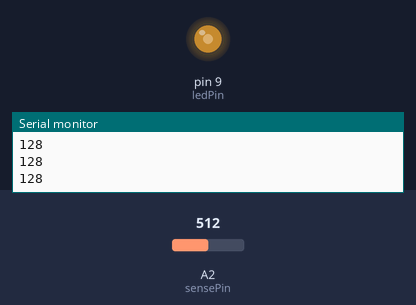
This sketch was run on a simulated Arduino Uno, built with avr-gcc and run on an emulated ATmega328P. On the bench: output pins drawn as LEDs (lit = HIGH), the last lines printed to the serial monitor. The inputs (shaded band) are chosen by the test bench; at power-on: A2 (sensePin) = 512.

Above: at 1.4 s.
1.5 s: A2 (sensePin) set to 716
At 2.1 s:
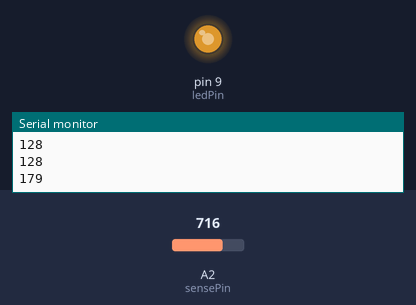
3.3 s: A2 (sensePin) set to 900
At 4.7 s:
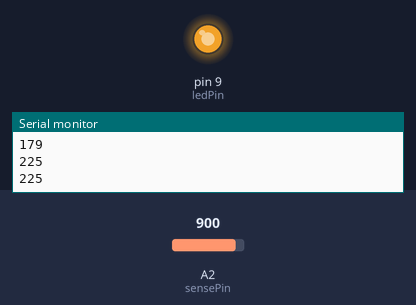
5.1 s: A2 (sensePin) set to 122
At 6.1 s:
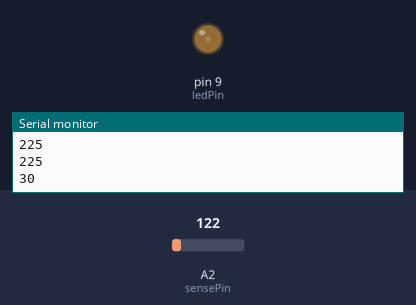
6.9 s: A2 (sensePin) set to 0
At 7.5 s:
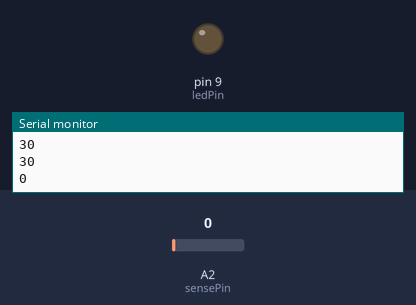
Timing chart, 0 to 9.7 s (numbered marks = the images above; inputs shaded):
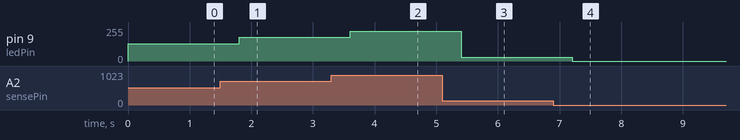

The sketch:

FSR_LED_Control.ino
```cpp
//LED Intensity control using FSR: Force Sensitive Resistor
//FSR offers infinite resistance when no force is applied; resistance decreases with increasing force
int sensePin = 2;
int ledPin = 9;

void setup() {
  Serial.begin(9700);
  pinMode(ledPin, OUTPUT);
}

void loop() {
  // put your main code here, to run repeatedly:
  int value = analogRead(sensePin)/4;
  //Pin voltage divided by 4 to scale from 10 bits to 8
  analogWrite(ledPin, value);
  //Set LED intensity proportional to pressure on FSR
  delay(100);
  Serial.println(value);
  delay(500);
}
```

Measured:
- after the input at 1.5 s, pin 9 (ledPin): 128/255 → 179/255 after 0.30 s
- after the input at 3.3 s, pin 9 (ledPin): 179/255 → 225/255 after 0.30 s
- after the input at 5.1 s, pin 9 (ledPin): 225/255 → 30/255 after 0.30 s
- after the input at 6.9 s, pin 9 (ledPin): 30/255 → 0/255 after 0.30 s
